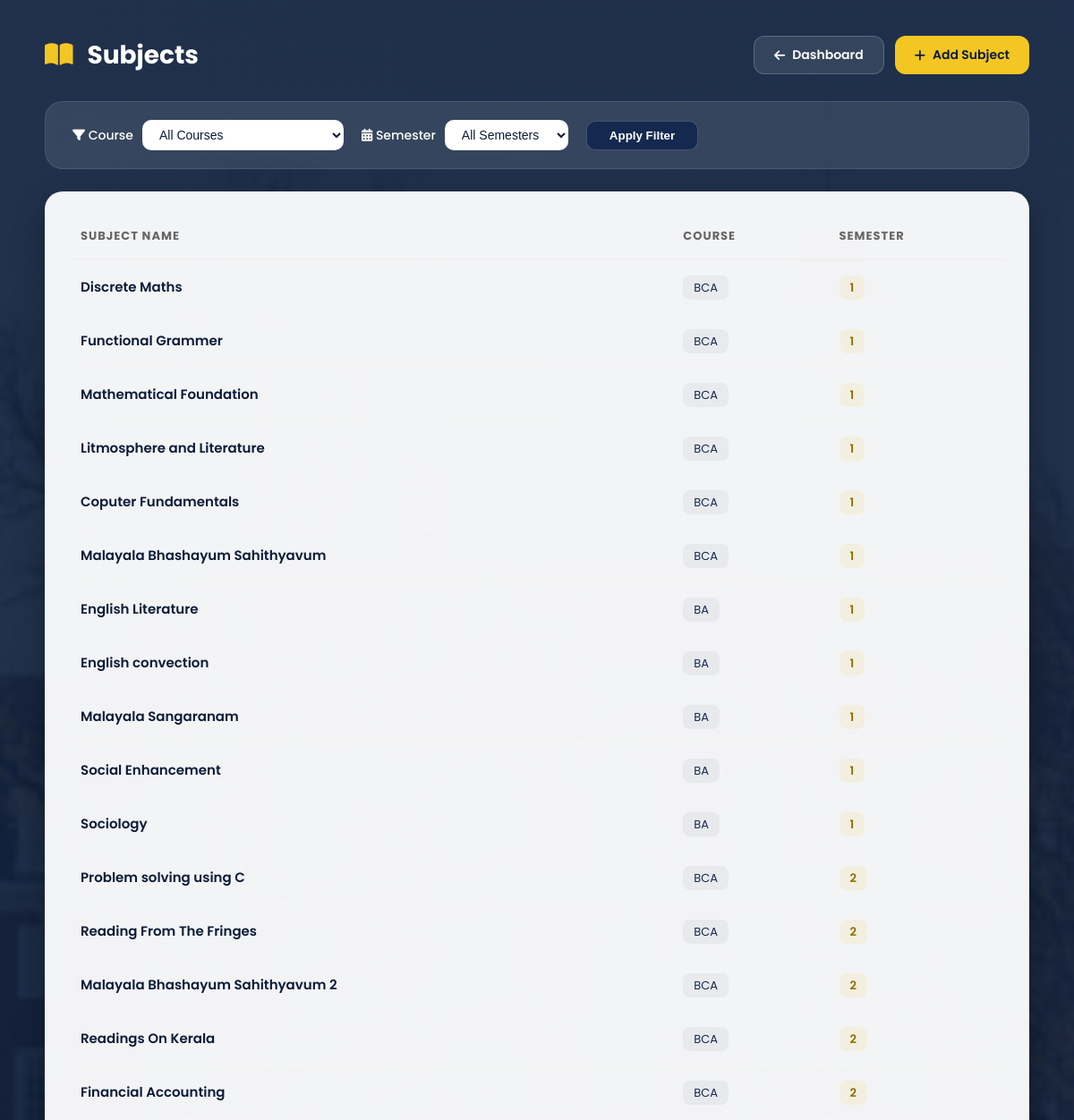
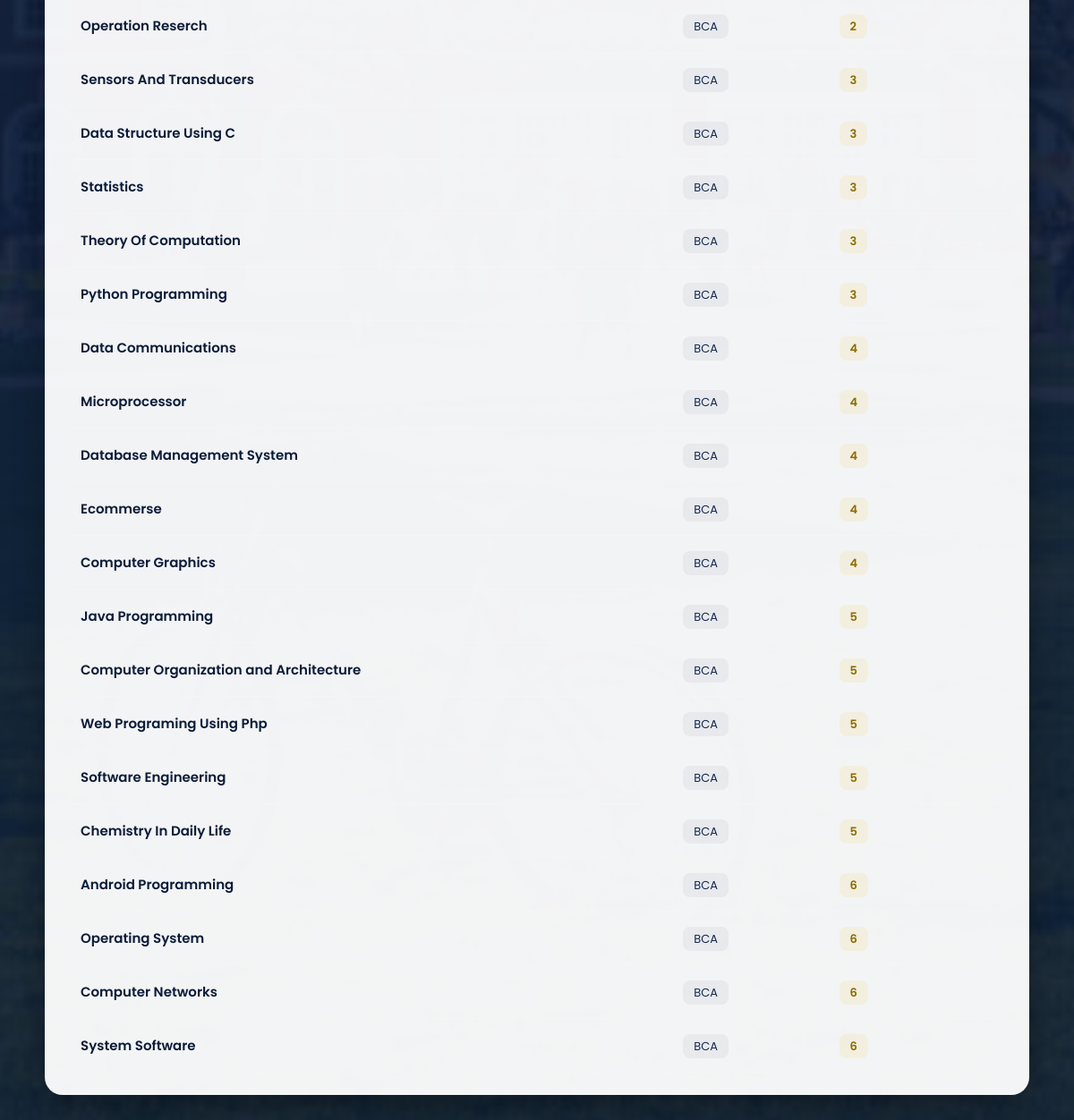
Page /adminpanel/subjects/ on the committed database (2 pictures, top to bottom).
### teachers/models.py (models this page shows, shortened)
class Subject(models.Model):
    name = models.CharField(max_length=100)
    course = models.CharField(max_length=20, choices=Student.COURSE_CHOICES)
    semester = models.PositiveIntegerField(choices=Student.SEMESTER_CHOICES)

### adminpanel/views.py (the view)
# urls.py: path('subjects/', views.subject_list, name='subject-list'),
def subject_list(request):
    course = request.GET.get('course', None)
    semester = request.GET.get('semester', None)
    subjects = Subject.objects.all()
    if course:
        subjects = subjects.filter(course=course)
    if semester:
        subjects = subjects.filter(semester=semester)
    context = {
        'subjects': subjects,
        'courses': Student.COURSE_CHOICES,
        'semesters': Student.SEMESTER_CHOICES,
        'selected_course': course,
        'selected_semester': semester,
    }
    return render(request, 'adminpanel/subject_list.html', context)

### notifications/context_processors.py (called while the page is built)
def notification_count(request):
    if request.user.is_authenticated:
        count = Notification.objects.filter(
            recipient=request.user,
            is_read=False
        ).count()
    else:
        count = 0
    return {
        'unread_notification_count': count
    }

### templates/adminpanel/subject_list.html (shortened to what this page needs)
{% extends 'base.html' %}
{% load static %}
{% block content %}
<link rel="stylesheet" href="https://cdnjs.cloudflare.com/ajax/libs/font-awesome/6.0.0/css/all.min.css">
<div class="manage-wrapper">
    <div class="page-header">
        <div class="page-title">
            <h2><i class="fas fa-book-open"></i> Subjects</h2>
        </div>
        <div class="btn-group">
            <a href="{% url 'admin-dashboard' %}" class="action-btn btn-back">
                <i class="fas fa-arrow-left"></i> Dashboard
            </a>
            <a href="{% url 'add-subject' %}" class="action-btn btn-add">
                <i class="fas fa-plus"></i> Add Subject
            </a>
        </div>
    </div>
    <div class="filter-card">
        <form method="get" class="filter-form">
            <div class="filter-group">
                <label><i class="fas fa-filter"></i> Course</label>
                <select name="course" class="filter-select">
                    <option value="">All Courses</option>
                </select>
            </div>
            <div class="filter-group">
                <label><i class="fas fa-calendar-alt"></i> Semester</label>
                <select name="semester" class="filter-select">
                    <option value="">All Semesters</option>
                </select>
            </div>
            <button type="submit" class="filter-submit">Apply Filter</button>
        </form>
    </div>
    <div class="table-widget">
        <table>
            <thead>
                <tr>
                    <th>Subject Name</th>
                    <th>Course</th>
                    <th>Semester</th>
                </tr>
            </thead>
            <tbody>
                {% for subject in subjects %}
                <tr>
                    <td class="subject-name">{{ subject.name }}</td>
                    <td><span class="badge-course">{{ subject.course }}</span></td>
                    <td><span class="badge-semester">{{ subject.semester }}</span></td>
                </tr>
                {% endfor %}
            </tbody>
        </table>
    </div>
</div>
{% endblock %}

### rows in the picture
Subject: name "Discrete Maths", course "BCA", semester "1"
Subject: name "Functional Grammer", course "BCA", semester "1"
Subject: name "Mathematical Foundation", course "BCA", semester "1"
Subject: name "Litmosphere and Literature", course "BCA", semester "1"
Subject: name "Coputer Fundamentals", course "BCA", semester "1"
Subject: name "Malayala Bhashayum Sahithyavum", course "BCA", semester "1"
Subject: name "English Literature", course "BA", semester "1"
Subject: name "English convection", course "BA", semester "1"
Subject: name "Malayala Sangaranam", course "BA", semester "1"
Subject: name "Social Enhancement", course "BA", semester "1"
Subject: name "Sociology", course "BA", semester "1"
Subject: name "Problem solving using C", course "BCA", semester "2"
Subject: name "Reading From The Fringes", course "BCA", semester "2"
Subject: name "Malayala Bhashayum Sahithyavum 2", course "BCA", semester "2"
Subject: name "Readings On Kerala", course "BCA", semester "2"
Subject: name "Financial Accounting", course "BCA", semester "2"
Subject: name "Operation Reserch", course "BCA", semester "2"
Subject: name "Sensors And Transducers", course "BCA", semester "3"
Subject: name "Data Structure Using C", course "BCA", semester "3"
Subject: name "Statistics", course "BCA", semester "3"
Subject: name "Theory Of Computation", course "BCA", semester "3"
Subject: name "Python Programming", course "BCA", semester "3"
Subject: name "Data Communications", course "BCA", semester "4"
Subject: name "Microprocessor", course "BCA", semester "4"
Subject: name "Database Management System", course "BCA", semester "4"
Subject: name "Ecommerse", course "BCA", semester "4"
Subject: name "Computer Graphics", course "BCA", semester "4"
Subject: name "Java Programming", course "BCA", semester "5"
Subject: name "Computer Organization and Architecture", course "BCA", semester "5"
Subject: name "Web Programing Using Php", course "BCA", semester "5"
Subject: name "Software Engineering", course "BCA", semester "5"
Subject: name "Chemistry In Daily Life", course "BCA", semester "5"
Subject: name "Android Programming", course "BCA", semester "6"
Subject: name "Operating System", course "BCA", semester "6"
Subject: name "Computer Networks", course "BCA", semester "6"
Subject: name "System Software", course "BCA", semester "6"
